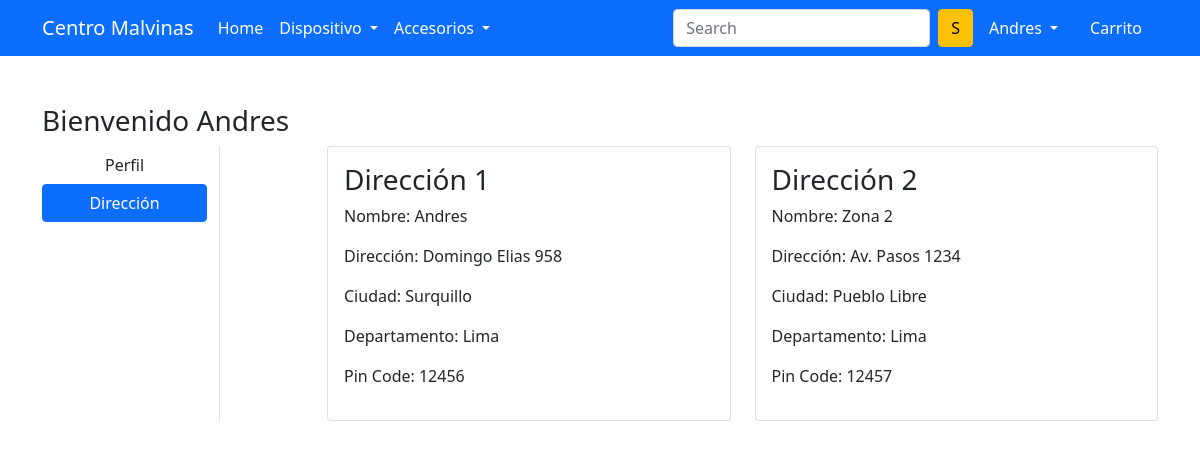
The app's page /address/ (signed in) with its own data.
### app/models.py (models this page shows, shortened)
class  Costumer(models.Model):
 user = models.ForeignKey(User, on_delete=models.CASCADE)
 name = models.CharField(max_length=200)
 locality = models.CharField(max_length=200)
 city = models.CharField(max_length=50)
 zipcode = models.IntegerField()
 state = models.CharField(choices=STATE_CHOICES, max_length=50)

### app/views.py (the view)
# urls.py: path('address/', views.address, name='address'),
@login_required
def address(request):
 add = Costumer.objects.filter(user=request.user)
 return render(request, 'app/address.html', {'add':add,
 'active':'btn-primary'})

### app/templates/app/address.html (shortened to what this page needs)
{% extends 'app/base.html' %}
{% load static %}
{% block main-content %}
<div class="container my-5">
 <div class="row">
  <h3>Bienvenido <span class="text-capitalize">{{request.user}}</span></h3>
  <div class="col-sm-2 border-end">
   <ul class="list-unstyled">
    <li class="d-grid"><a href="{% url 'profile' %}" class="btn">Perfil</a></li>
    <li class="d-grid"><a href="{% url 'address' %}" class="btn {{active}}">Dirección</a></li>
   </ul>
  </div>
  <div class="col-sm-9 offset-sm-1">
   <div class="row">
    {% for ad in add %}
    <div class="col-sm-6">
     <div class="card">
      <div class="card-body">
       <h3>Dirección {{forloop.counter}}  </h3>
       <p>Nombre: {{ad.name}}</p>
       <p>Dirección: {{ad.locality}}</p>
       <p>Ciudad: {{ad.city}}</p>
       <p>Departamento: {{ad.state}}</p>
       <p>Pin Code: {{ad.zipcode}}</p>
      </div>
     </div>
    </div>
   {% endfor %}
   </div>
  </div>
 </div>
</div>
{% endblock main-content %}

### app/templates/app/base.html (shortened to what this page needs)
<!doctype html>
{% load static %}
<html lang="en">
  <head>
    <link href="https://cdn.jsdelivr.net/npm/bootstrap@5.0.0-beta1/dist/css/bootstrap.min.css" rel="stylesheet">
    <link rel="stylesheet" href="{% static 'app/css/owl.carousel.min.css' %}">
    <link rel="stylesheet" href="{% static 'app/css/all.min.css' %}">
    <link rel="stylesheet" href="{% static 'app/css/style.css' %}">
  </head>
  <body>
    <nav class="navbar navbar-expand-lg navbar-dark bg-primary">
     <div class="container">
       <a class="navbar-brand" href="/">Centro Malvinas</a>
       <div class="collapse navbar-collapse" id="navbarSupportedContent">
         <ul class="navbar-nav me-auto mb-2 mb-lg-0">
           <li class="nav-item">
             <a class="nav-link active" aria-current="page" href="/">Home</a>
           </li>
           <li class="nav-item dropdown">
             <a class="nav-link dropdown-toggle text-white" href="#" id="electronicsDropdown" role="button" data-bs-toggle="dropdown" aria-expanded="false">
               Dispositivo
             </a>
           </li>
           <li class="nav-item dropdown">
             <a class="nav-link dropdown-toggle text-white" href="#" id="fashionDropdown" role="button" data-bs-toggle="dropdown" aria-expanded="false">
              Accesorios
             </a>
           </li>
         </ul>
         <form class="d-flex">
           <input class="form-control me-2" type="search" placeholder="Search" aria-label="Search">
           <button class="btn btn-warning" type="submit">S</button>
         </form>
         <div>
          <ul class="navbar-nav me-auto mb-2 mb-lg-0">
            {% if request.user.is_authenticated %}
           <li class="nav-item dropdown mx-2">
              <a class="nav-link dropdown-toggle text-white" href="#" id="profileDropdown" role="button" data-bs-toggle="dropdown" aria-expanded="false">
                {{request.user.username|capfirst}}
              </a>
            </li>
            <li class="nav-item mx-2">
             <a href="{% url 'showcart' %}" class="nav-link text-white"> Carrito </a>
            </li>
            {% endif %}
          </ul>
         </div>
       </div>
     </div>
    </nav>
    {% block main-content %} {% endblock main-content %}
  </body>
</html>

### records on screen
Costumer: name "Andres", locality "Domingo Elias 958", city "Surquillo", state "Lima", zipcode "12456"
Costumer: name "Zona 2", locality "Av. Pasos 1234", city "Pueblo Libre", state "Lima", zipcode "12457"

### other values on screen
{{ request.user.username|capfirst }} "Andres"
{{ request.user }} "Andres"
